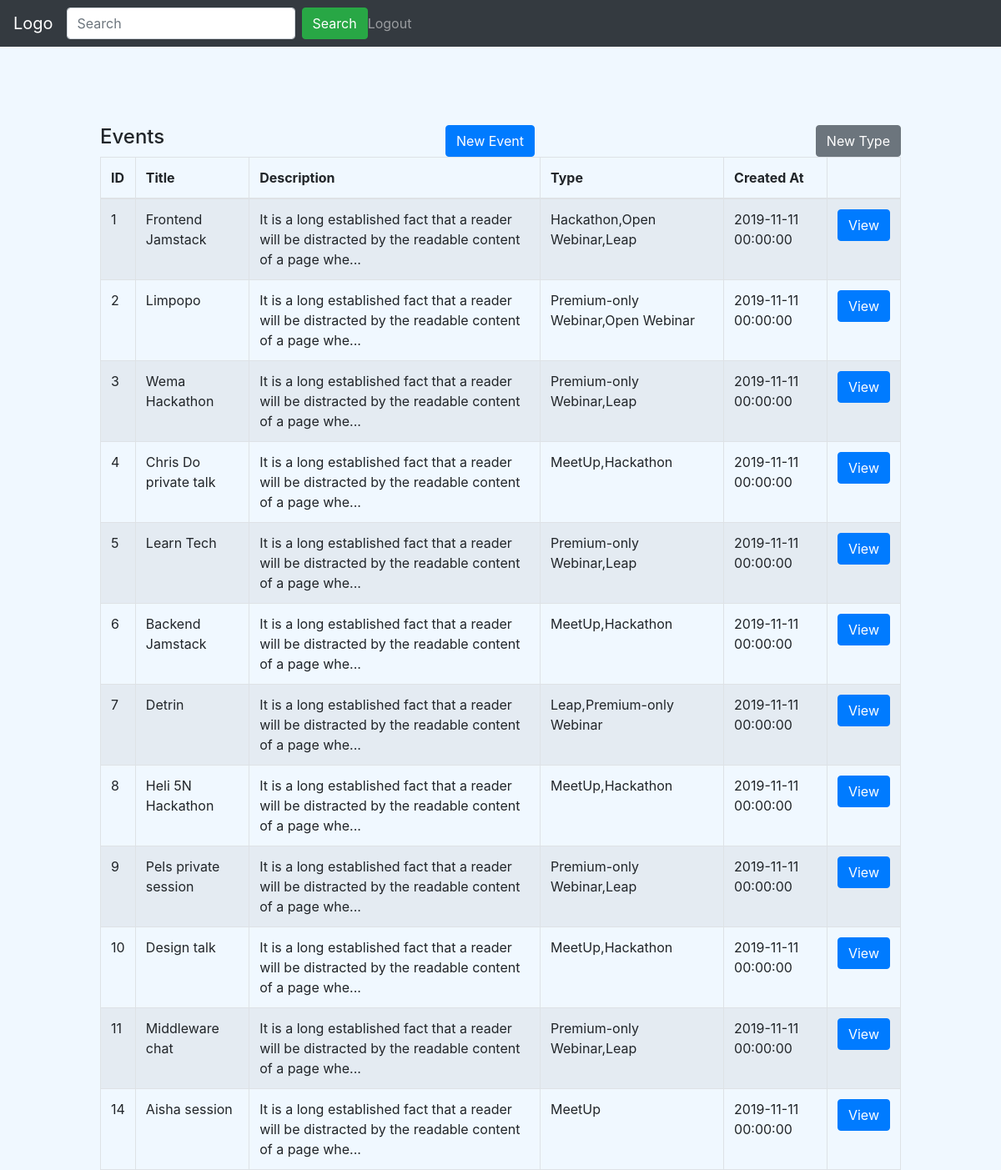
/admin/events.php (signed in), run on the app's committed database.
### tables this page shows
CREATE TABLE `events` (
  `id` smallint NOT NULL AUTO_INCREMENT,
  `name` varchar(255) DEFAULT NULL,
  `desc` text NOT NULL,
  `created_at` datetime NOT NULL DEFAULT CURRENT_TIMESTAMP,
  `updated_at` datetime NOT NULL,
  PRIMARY KEY (`id`)
);

### private/query_functions.php (called while the page is built, shortened)
<?php
  function fetch_all_events() {
  global $db;
  $sql = "SELECT events.name, events.desc, events.id, events.created_at, result.types FROM ( SELECT events.id, GROUP_CONCAT(types.name) AS types FROM events INNER JOIN event_types ON events.id = event_types.event_id INNER JOIN type_events ON event_types.type_id = type_events.id INNER JOIN event_types AS has_types ON events.id = has_types.event_id INNER JOIN type_events AS types ON has_types.type_id = types.id GROUP BY events.id ) AS result INNER JOIN events USING(id);";
  $result = mysqli_query($db, $sql);
  return $result;
  }
?>

### private/functions.php (called while the page is built, shortened)
<?php
function h($string="") {
  return htmlspecialchars($string);
}
?>

### public/Admin/events.php (the view, shortened to what this page needs)
<?php
$events = fetch_all_events();
function getTypes($typeString) {
    $typeArray = explode(',',$typeString);
    $intersectArray = array_unique($typeArray);
    return implode(',', $intersectArray);
}
?>
<?php include(SHARED_PATH . '/header.php'); ?>
    <div class="contain">
        <div class="column">
            <div class="table-top">
                <h4 class="heading">Events</h4>
                <button type="button" class="btn view-btn btn-primary" data-toggle="modal" data-target="#add-event">
                    New Event
                </button>
                <button type="button" class="btn view-btn btn-secondary" data-toggle="modal" data-target="#add-type">
                    New Type
                </button>
            </div>
            <div class="column-responsive column-80">
                <table id="example" class="table table-striped table-bordered" style="width:100%">
                    <thead>
                    <tr>
                        <th>ID</th>
                        <th>Title</th>
                        <th>Description</th>
                        <th>Type</th>
                        <th>Created At</th>
                        <th></th>
                    </tr>
                    </thead>
                    <tbody>
                    <?php while($event = mysqli_fetch_assoc($events)) { ?>
                        <tr>
                            <td><?php echo h($event['id']); ?></td>
                            <td><?php echo h($event['name']); ?></td>
                            <td><?php echo substr(h($event['desc']), 0, 100) . '...'; ?></td>
                            <td><?php echo h(getTypes($event['types'])); ?></td>
                            <td><?php echo h($event['created_at']); ?></td>
                            <td>
                                <button
                                    type="button"
                                    class="btn view-btn btn-primary"
                                    data-toggle="modal"
                                    data-target="#event-data"
                                    data-id="<?= $event['id']; ?>"
                                    data-desc="<?= $event['desc']; ?>"
                                    data-typeName="<?= h(getTypes($event['types'])); ?>"
                                    data-eventName="<?= $event['name']; ?>"
                                >
                                    View
                                </button>
                            </td>
                        </tr>
                    <?php } ?>
                    </tbody>
                </table>
            </div>
        </div>
    </div>
<?php include(SHARED_PATH . '/footer.php'); ?>

### public/stylesheets/style.css (style rules this page uses)
html { height: 100%; width: 100%; }
body, html { background-color: aliceblue !important; }
.contain { margin: 150px 10%; }
.table-top { display: flex; justify-content: space-between; }

### data on the page
events: id "1", name "Frontend Jamstack", desc "It is a long established fact that a reader will be distracted by the readable content of a page whe", types "Hackathon,Open Webinar,Leap", created_at "2019-11-11 00:00:00"
events: id "2", name "Limpopo", desc "It is a long established fact that a reader will be distracted by the readable content of a page whe", types "Premium-only Webinar,Open Webinar", created_at "2019-11-11 00:00:00"
events: id "3", name "Wema Hackathon", desc "It is a long established fact that a reader will be distracted by the readable content of a page whe", types "Premium-only Webinar,Leap", created_at "2019-11-11 00:00:00"
events: id "4", name "Chris Do private talk", desc "It is a long established fact that a reader will be distracted by the readable content of a page whe", types "MeetUp,Hackathon", created_at "2019-11-11 00:00:00"
events: id "5", name "Learn Tech", desc "It is a long established fact that a reader will be distracted by the readable content of a page whe", types "Premium-only Webinar,Leap", created_at "2019-11-11 00:00:00"
events: id "6", name "Backend Jamstack", desc "It is a long established fact that a reader will be distracted by the readable content of a page whe", types "MeetUp,Hackathon", created_at "2019-11-11 00:00:00"
events: id "7", name "Detrin", desc "It is a long established fact that a reader will be distracted by the readable content of a page whe", types "Leap,Premium-only Webinar", created_at "2019-11-11 00:00:00"
events: id "8", name "Heli 5N Hackathon", desc "It is a long established fact that a reader will be distracted by the readable content of a page whe", types "MeetUp,Hackathon", created_at "2019-11-11 00:00:00"
events: id "9", name "Pels private session", desc "It is a long established fact that a reader will be distracted by the readable content of a page whe", types "Premium-only Webinar,Leap", created_at "2019-11-11 00:00:00"
events: id "10", name "Design talk", desc "It is a long established fact that a reader will be distracted by the readable content of a page whe", types "MeetUp,Hackathon", created_at "2019-11-11 00:00:00"
events: id "11", name "Middleware chat", desc "It is a long established fact that a reader will be distracted by the readable content of a page whe", types "Premium-only Webinar,Leap", created_at "2019-11-11 00:00:00"
events: id "14", name "Aisha session", desc "It is a long established fact that a reader will be distracted by the readable content of a page whe", types "MeetUp", created_at "2019-11-11 00:00:00"
